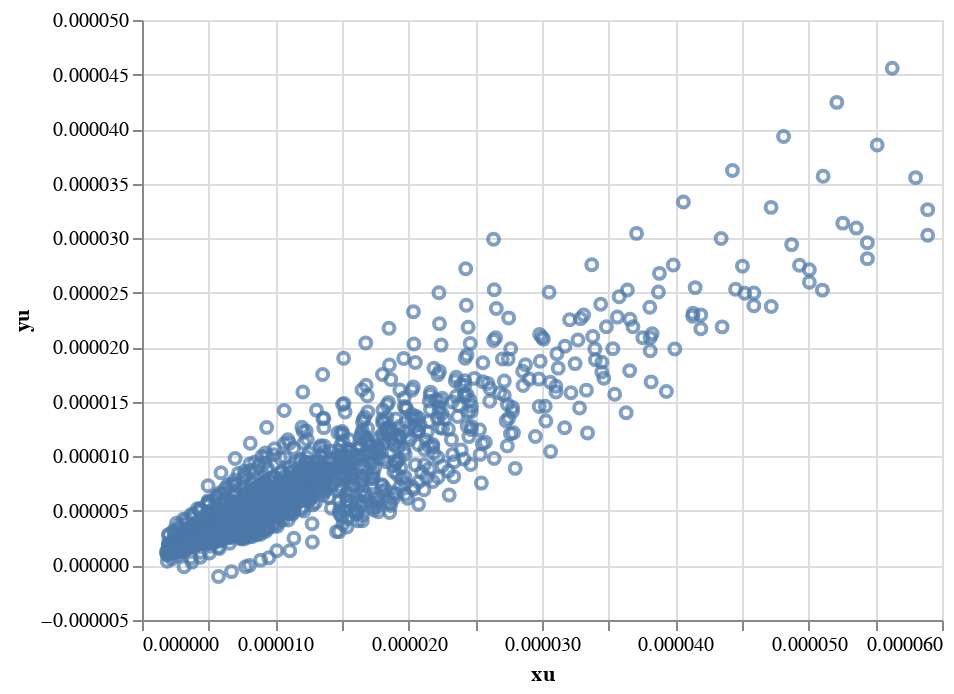

Here is the notebook cell this chart was saved with:
### Code cell
df1 = df[(df.group==1) & (df.x>xmin)]
df1['xu'] = df1['x']**2/df1['Ua']/4/d
df1['yu'] = df1['y']/df['Up']

alt.Chart(df1).mark_point().encode(
    x='xu',
    y='yu', 
    tooltip=['num', 'Ua', 'Up', 'I', 'x', 'y'] 
).interactive()

### Figure 1 — Vega-Lite specification as saved in the notebook (floating-point values rounded to 4 significant figures; data arrays with more than 128 entries replaced by an {"elided": "..."} marker saying what was removed)
{"config": {"view": {"continuousWidth": 400, "continuousHeight": 300}}, "data": {"name": "data-8f35566d7dd63cf335530a7fac7b7f17"}, "mark": "point", "encoding": {"tooltip": [{"field": "num", "type": "quantitative"}, {"field": "Ua", "type": "quantitative"}, {"field": "Up", "type": "quantitative"}, {"field": "I", "type": "quantitative"}, {"field": "x", "type": "quantitative"}, {"field": "y", "type": "quantitative"}], "x": {"field": "xu", "type": "quantitative"}, "y": {"field": "yu", "type": "quantitative"}}, "selection": {"selector027": {"type": "interval", "bind": "scales", "encodings": ["x", "y"]}}, "$schema": "https://vega.github.io/schema/vega-lite/v4.17.0.json", "datasets": {"data-8f35566d7dd63cf335530a7fac7b7f17": {"elided": "1780 records"}}}
